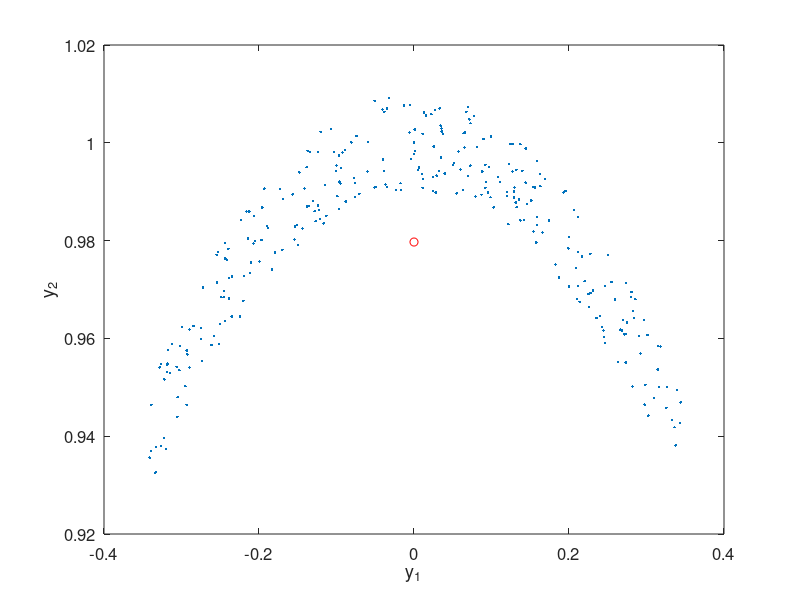
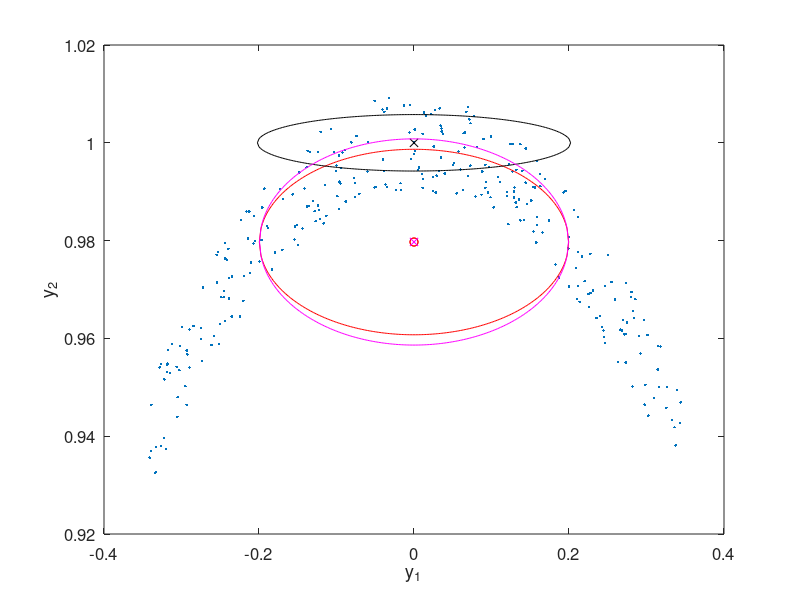

Reproduce these figures in MATLAB, in order.
function UnscentedEx

x = [0; 1]; % x,y coordinates of target
r = sqrt(x(1)^2 + x(2)^2);
theta = atan2(x(2), x(1)); % radians
rand('state',sum(100*clock));

% uniform distribution
rtilde = 0.01;
thetatilde = 0.35; % radians
sigmar = rtilde / sqrt(3);
sigmatheta = thetatilde / sqrt(3);
zarr = [r; theta];

for k = 1 : 300
    z = [r + 2 * rtilde * (rand-0.5); theta + 2 * thetatilde * (rand-0.5)];
    zarr = [zarr z];
end

close all;
figure;
xarr = zarr(1,:) .* cos(zarr(2,:));
yarr = zarr(1,:) .* sin(zarr(2,:));
plot(xarr, yarr, '.');
xbar = 0;
ybar = sin(thetatilde) / thetatilde;
hold;
plot(xbar, ybar, 'ro');
set(gca,'FontSize',12); set(gcf,'Color','White');
xlabel('y_1'); ylabel('y_2');

figure;
plot(xarr, yarr, '.');
set(gca,'FontSize',12); set(gcf,'Color','White');
xlabel('y_1'); ylabel('y_2');
hold;
plot(xbar, ybar, 'ro');

Px = 0.5 * (1 + sigmar^2) * (1 - sin(2 * thetatilde) / 2 / thetatilde);
Px = sqrt(Px);
Py = 0.5 * (1 + sigmar^2) * (1 + sin(2 * thetatilde) / 2 / thetatilde) - (sin(thetatilde) / thetatilde)^2;
Py = sqrt(Py);

% plot the true uncertainty ellipse
xarr = [];
yarr1 = [];
yarr2 = [];
for x = xbar-Px : Px / 100 : xbar+Px
    xarr = [xarr x];
    y = ybar + Py * sqrt(1 - ((x - xbar) / Px)^2);
    yarr1 = [yarr1 y];
    y = ybar - Py * sqrt(1 - ((x - xbar) / Px)^2);
    yarr2 = [yarr2 y];
end
plot(xbar, ybar, 'ro');
plot(xarr, yarr1, 'r');
plot(xarr, yarr2, 'r');
    
% plot the linearized uncertainty ellipse
xbar = 0;
ybar = 1;
Px = sigmatheta;
Py = sigmar;
xarr = [];
yarr1 = [];
yarr2 = [];
for x = xbar-Px : Px / 100 : xbar+Px
    xarr = [xarr x];
    y = ybar + Py * sqrt(1 - ((x - xbar) / Px)^2);
    yarr1 = [yarr1 y];
    y = ybar - Py * sqrt(1 - ((x - xbar) / Px)^2);
    yarr2 = [yarr2 y];
end
plot(xbar, ybar, 'kx');
plot(xarr, yarr1, 'k');
plot(xarr, yarr2, 'k');

% unscented transformation
clear x;
x(:,1) = [1 + sigmar * sqrt(2) ; pi/2];
x(:,2) = [1 ; pi/2 + sigmatheta * sqrt(2)];
x(:,3) = [1 - sigmar * sqrt(2) ; pi/2];
x(:,4) = [1 ; pi/2 - sigmatheta * sqrt(2)];
z(:,1) = [0 ; 1 + sigmar * sqrt(2)];
z(:,2) = [cos(pi/2+sigmatheta*sqrt(2)) ; sin(pi/2+sigmatheta*sqrt(2))];
z(:,3) = [0 ; 1 - sigmar * sqrt(2)];
z(:,4) = [cos(pi/2-sigmatheta*sqrt(2)) ; sin(pi/2-sigmatheta*sqrt(2))];
zbar = 1/4 * (z(:,1) + z(:,2) + z(:,3) + z(:,4));
Sigmaz = 0;
for i = 1 : 4
    Sigmaz = Sigmaz + 1/4 * (z(:,i) - zbar) * (z(:,i) - zbar)';
end
Px = sqrt(Sigmaz(1,1));
Py = sqrt(Sigmaz(2,2));
% plot the unscented transformation
xarr = [];
yarr1 = [];
yarr2 = [];
for x = zbar(1)-Px : Px / 100 : zbar(1)+Px
    xarr = [xarr x];
    y = zbar(2) + Py * sqrt(1 - ((x - zbar(1)) / Px)^2);
    yarr1 = [yarr1 y];
    y = zbar(2) - Py * sqrt(1 - ((x - zbar(1)) / Px)^2);
    yarr2 = [yarr2 y];
end

plot(zbar(1), zbar(2), 'mx');
plot(xarr, yarr1, 'm');
plot(xarr, yarr2, 'm');
